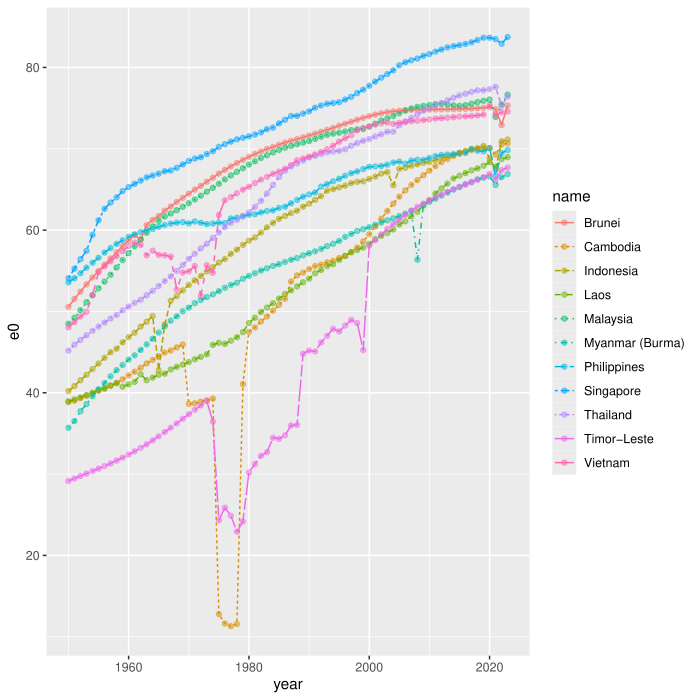

The R source for this figure:
# 0. a) Complete and run the code to create load the tidyverse package (that 
#    contains ggplot2)
# install.packages("tidyverse")
library(tidyverse)
#    b) run the code below to read the data for this exercise from the GitHub repository
se_asia <- read_csv("https://raw.githubusercontent.com/guyabel/teaching-hku2026-rcourse/refs/heads/main/exercise-data/se_asia.csv")
#    c) check the data by viewing the first few rows of each dataset
# South East Asia, 1950-2023
se_asia
#    d) View the PDF on Github of the correct solutions to the exercise
browseURL("https://github.com/guyabel/teaching-hku2026-rcourse/blob/main/exercise-solution/ex042_aesthetics.pdf")
##
##
##
# 1. Create a scatter line plot of the time series of life expectancy at birth 
#    (e0) for South East Asian countries in se_asia using
#    a) line and point colours matching the country names
#    b) linetypes matching the country names
#    c) point transparency (alpha) of 0.5
ggplot(data = se_asia, 
       mapping = aes(x = year, y = e0, colour = name, linetype = name)) +
  geom_point(alpha = 0.5) +
  geom_line()
# 2. Adapt the plot above to add 
#    a) horizontal line during the Khmer Rouge period (1975-1979) with colour 
#       darkgrey in the background of the plot (plotted first)
#    b) point sizes matching the population size in millions (divide pop by 1,000,000))
#    c) point transparency of 0.25
ggplot(data = se_asia, 
       mapping = aes(x = year, y = e0, colour = name, linetype = name)) +
  geom_vline(xintercept = c(1975, 1979), colour = "darkgrey") +
  geom_point(mapping = aes(size = pop/1e6), alpha = 0.25) +
  geom_line()
# 3. Create a boxplot of the life expectancy at birth (e0) for different 
#    countries in se_asia
#    a) boxplot fill colours varying by country name
#    b) add points for each observation behind of the boxplot
#    c) set the boxplot transparency to 0.5
ggplot(data = se_asia, mapping = aes(x = e0, y = name, fill = name)) +
  geom_point() +
  geom_boxplot(alpha = 0.5)
# 4. Adapt the plot above to add
#    a) both geoms (points and boxplot) border colours by country name
#    b) jittered points rather than normal points  (Hint: use geom_jitter())
ggplot(data = se_asia, mapping = aes(x = e0, y = name, colour = name)) +
  geom_jitter() +
  geom_boxplot(alpha = 0.5)
